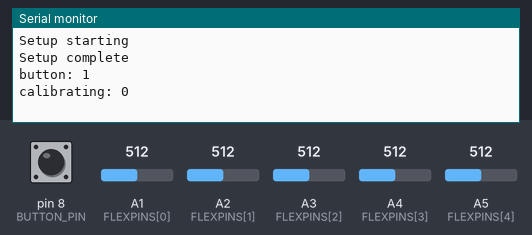
A sketch run on a simulated Arduino Uno, built with avr-gcc and run on an emulated ATmega328P. On the bench: the last lines printed to the serial monitor. The test bench sets the inputs (shaded band); at power-on: pin 8 (BUTTON_PIN) HIGH, A1 (FLEXPINS[0]) = 512, A2 (FLEXPINS[1]) = 512, A3 (FLEXPINS[2]) = 512, A4 (FLEXPINS[3]) = 512, A5 (FLEXPINS[4]) = 512.

Above: at 2.7 s.
2.8 s: pin 8 (BUTTON_PIN) pulled LOW for 3 s
At 5.4 s:
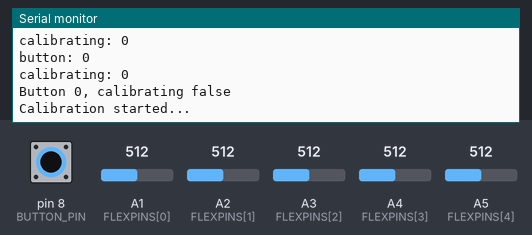
7.3 s: A1 (FLEXPINS[0]) set to 716
At 10.3 s:
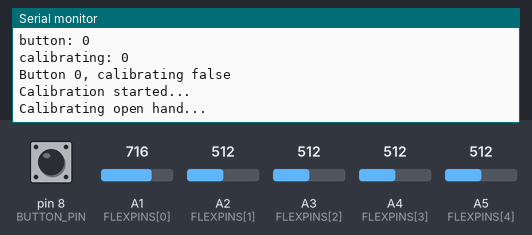
13.0 s: A1 (FLEXPINS[0]) set to 992
At 22.6 s:
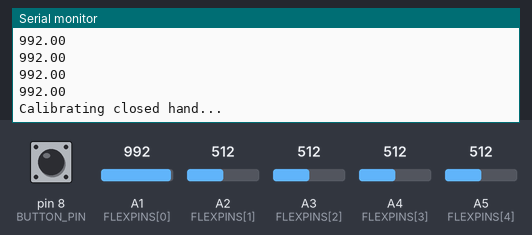
24.4 s: A2 (FLEXPINS[1]) set to 716
At 24.9 s:
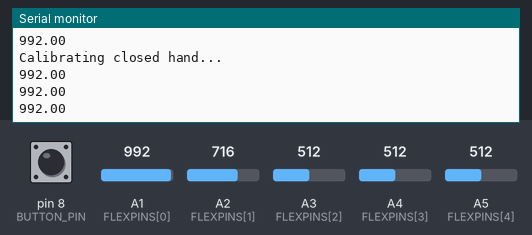
32.0 s: A3 (FLEXPINS[2]) set to 716
At 33.9 s:
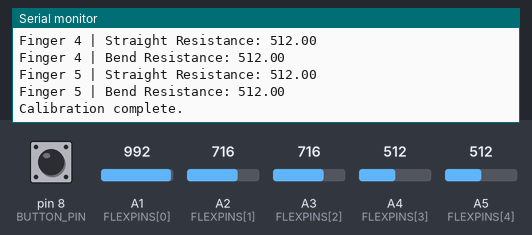
35.8 s: A4 (FLEXPINS[3]) set to 716
At 44.2 s:
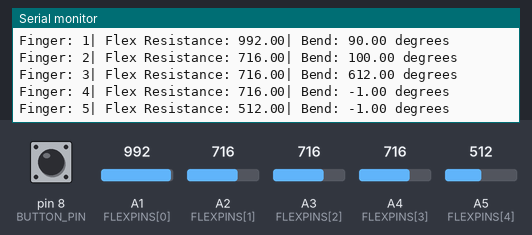
Timing chart, 0 to 44.4 s (numbered marks = the images above; inputs shaded):
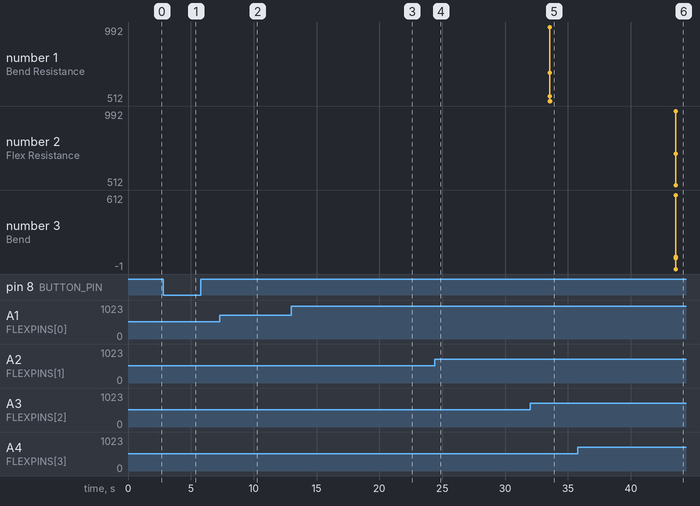

The sketch:

Calibrate.ino
```cpp
const int FLEXPINS[] = {A1, A2, A3, A4, A5};
const int num_flexpins = 5;

const int BUTTON_PIN = 8;
const int LED_PIN = 6; // replace
//const int OUTPUT_PIN = A3; // use later

const float VCC = 5; // Measured voltage of Ardunio 5V line
const float R_DIV = 47500.0; // Measured resistance of 3.3k resistor

// CALIBRATION DATA
const int numCalibrationPoints = 20;
float straightResistanceCalibrations[num_flexpins][numCalibrationPoints];
float bendResistanceCalibrations[num_flexpins][numCalibrationPoints];
//float straightResistances[] = {37300, 37300, 37300, 37300, 37300};
//float bendResistances[] = {90000, 90000, 90000, 90000, 90000};
float straightResistances[num_flexpins];
float bendResistances[num_flexpins];

bool calibrated = false;
bool calibrating = false;

void setup() {
  delay(500);

  Serial.begin(115200);
  while (!Serial) {
    Serial.println("Waiting");
  }
  delay (1000);

  Serial.println("Setup starting");
  for (int pin = 0; pin < num_flexpins; pin++) {
    pinMode(FLEXPINS[pin], INPUT);
  }
  pinMode(BUTTON_PIN, INPUT_PULLUP);
  digitalWrite(LED_PIN, LOW);
  Serial.println("Setup complete");
  //  pinMode(OUTPUT_PIN, OUTPUT); // use later
}

void loop() {
  int button = digitalRead(BUTTON_PIN);
  Serial.println("button: " + String(button));
  Serial.println("calibrating: " + String(calibrating));

  if (button == 0 && calibrating == false) {
    Serial.println("Button 0, calibrating false");
    calibrating == true;
    calibrate();
  }

  if (calibrated == true) {

    for (int finger = 0; finger < num_flexpins; finger++) {
      float flexR = read_resistance(FLEXPINS[finger]);
      float angle = map(flexR, straightResistances[finger], bendResistances[finger],
                        0, 90.0);
      Serial.println("Finger: " + String(finger + 1) + "| Flex Resistance: " + String(flexR) +  "| Bend: " + String(angle) + " degrees");
    }

    Serial.println();


  }

  delay(3000);
}

void flash_led(int num_times, float interval) {
  int i = 0;
  while (i < num_times) {
    digitalWrite(LED_PIN, HIGH);
    delay(interval);
    digitalWrite(LED_PIN, LOW);
    delay(interval);
    i++;
  }
}

float read_resistance(int pin_to_read) {
  // Read the ADC, and calculate voltage and resistance from it
  int flexADC = analogRead(pin_to_read);
  float flexV = flexADC * VCC / 1023.0;
  float flexR = R_DIV * (VCC / flexV - 1.0);
  //return flexR;
  return flexADC;
}

// assuming array is int.
float average (float * array, int len) {
  long sum = 0L;
  for (int i = 0 ; i < len ; i++)
    sum += array [i];
  return  ((float) sum) / len;
}

void calibrate() {
  Serial.println("Calibration started...");
  flash_led(5, 500); // flash for 5 seconds


  Serial.println("Calibrating open hand...");
  flash_led(2, 500); // flash for 1/2 seconds

  for (int calibration_point = 0; calibration_point < numCalibrationPoints; calibration_point++) {
    for (int finger = 0; finger < num_flexpins; finger++) {
      float resistance = read_resistance(FLEXPINS[finger]);
      if(finger == 0){
        Serial.println(resistance);
      }
      straightResistanceCalibrations[finger][calibration_point] = resistance;
    }
    delay(500);
  }

  Serial.println("Calibrating closed hand..."); // flash for a ssecond
  flash_led(2, 500);
  for (int calibration_point = 0; calibration_point < numCalibrationPoints; calibration_point++) {
    for (int finger = 0; finger < num_flexpins; finger++) {
      float resistance = read_resistance(FLEXPINS[finger]);
      if(finger == 0){
        Serial.println(resistance);
      }
      bendResistanceCalibrations[finger][calibration_point] = resistance;
    }
    delay(500);
  }
  Serial.println("Calibration data collected. Calculating values...");

  /*
  Serial.println("Printing Finger 5");
  for (int i = 0 ; i < 20 ; i++) {
    Serial.println(straightResistanceCalibrations[4] [i]);
    Serial.println(bendResistanceCalibrations[4] [i]);
  }
  */
  Serial.println("-------------------");
  for (int finger = 0; finger < num_flexpins; finger++) {
    straightResistances[finger] = average(straightResistanceCalibrations[finger], numCalibrationPoints);
    Serial.println("Finger " + String(finger + 1) + " | Straight Resistance: " + straightResistances[finger]);
    bendResistances[finger] = average(bendResistanceCalibrations[finger], numCalibrationPoints);
    Serial.println("Finger " + String(finger + 1) + " | Bend Resistance: " + bendResistances[finger]);
  }

  Serial.println("Calibration complete.");
  flash_led(10, 500);

  calibrated = true;
  calibrating = false;
}
```

Measured:
- after the input at 2.8 s, the serial monitor: prints a new line after 1.7 s (image 1)
- after the input at 13.0 s, the serial monitor: prints a new line at once (image 3)
- after the input at 32.0 s, the serial monitor: prints a new line after 1.6 s (image 5)
- after the input at 35.8 s, the serial monitor: prints a new line after 7.8 s (image 6)
